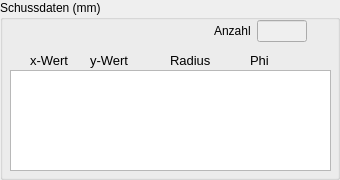
       <widget class="QGroupBox" name="groupBoxSchussdaten">
        <property name="sizePolicy">
         <sizepolicy hsizetype="Preferred" vsizetype="Maximum">
          <horstretch>0</horstretch>
          <verstretch>0</verstretch>
         </sizepolicy>
        </property>
        <property name="minimumSize">
         <size>
          <width>0</width>
          <height>180</height>
         </size>
        </property>
        <property name="maximumSize">
         <size>
          <width>16777215</width>
          <height>180</height>
         </size>
        </property>
        <property name="title">
         <string>Schussdaten (mm)</string>
        </property>
        <widget class="QWidget" name="layoutWidget_5">
         <property name="geometry">
          <rect>
           <x>10</x>
           <y>20</y>
           <width>301</width>
           <height>24</height>
          </rect>
         </property>
         <layout class="QFormLayout" name="formLayout_8">
          <property name="formAlignment">
           <set>Qt::AlignRight|Qt::AlignTop|Qt::AlignTrailing</set>
          </property>
          <property name="rightMargin">
           <number>10</number>
          </property>
          <item row="0" column="0">
           <widget class="QLabel" name="label_7">
            <property name="text">
             <string>Anzahl</string>
            </property>
           </widget>
          </item>
          <item row="0" column="1">
           <widget class="QLineEdit" name="lineEdit_ShotCount">
            <property name="enabled">
             <bool>false</bool>
            </property>
            <property name="sizePolicy">
             <sizepolicy hsizetype="Maximum" vsizetype="Fixed">
              <horstretch>0</horstretch>
              <verstretch>0</verstretch>
             </sizepolicy>
            </property>
            <property name="minimumSize">
             <size>
              <width>0</width>
              <height>0</height>
             </size>
            </property>
            <property name="maximumSize">
             <size>
              <width>50</width>
              <height>16777215</height>
             </size>
            </property>
            <property name="alignment">
             <set>Qt::AlignRight|Qt::AlignTrailing|Qt::AlignVCenter</set>
            </property>
           </widget>
          </item>
         </layout>
        </widget>
        <widget class="QListWidget" name="listWidgetReal">
         <property name="enabled">
          <bool>true</bool>
         </property>
         <property name="geometry">
          <rect>
           <x>10</x>
           <y>70</y>
           <width>321</width>
           <height>101</height>
          </rect>
         </property>
         <property name="font">
          <font>
           <family>Courier New</family>
           <pointsize>10</pointsize>
          </font>
         </property>
        </widget>
        <widget class="QLabel" name="label_10">
         <property name="geometry">
          <rect>
           <x>30</x>
           <y>50</y>
           <width>41</width>
           <height>20</height>
          </rect>
         </property>
         <property name="font">
          <font>
           <pointsize>10</pointsize>
          </font>
         </property>
         <property name="text">
          <string>x-Wert</string>
         </property>
        </widget>
        <widget class="QLabel" name="label_11">
         <property name="geometry">
          <rect>
           <x>90</x>
           <y>50</y>
           <width>41</width>
           <height>20</height>
          </rect>
         </property>
         <property name="font">
          <font>
           <pointsize>10</pointsize>
          </font>
         </property>
         <property name="text">
          <string>y-Wert</string>
         </property>
        </widget>
        <widget class="QLabel" name="label_12">
         <property name="geometry">
          <rect>
           <x>170</x>
           <y>50</y>
           <width>41</width>
           <height>20</height>
          </rect>
         </property>
         <property name="font">
          <font>
           <pointsize>10</pointsize>
          </font>
         </property>
         <property name="text">
          <string>Radius</string>
         </property>
        </widget>
        <widget class="QLabel" name="label_13">
         <property name="geometry">
          <rect>
           <x>250</x>
           <y>50</y>
           <width>41</width>
           <height>20</height>
          </rect>
         </property>
         <property name="font">
          <font>
           <pointsize>10</pointsize>
          </font>
         </property>
         <property name="text">
          <string>Phi</string>
         </property>
        </widget>
       </widget>
